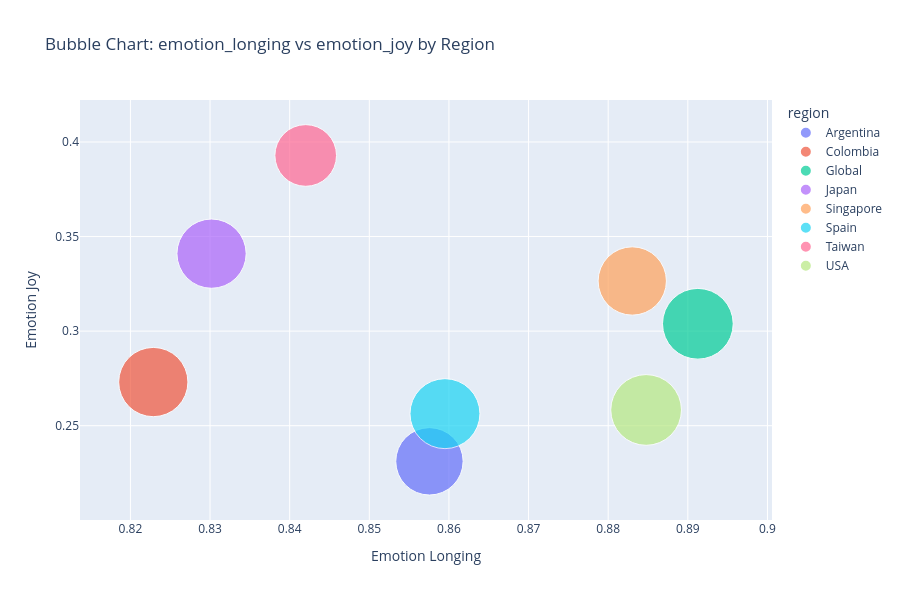

The cell this chart's notebook holds for it:
### Code cell
# Bubble Chart: Compare two emotions across regions
emotion_cols_list = list(emotion_cols)

# Use first two emotions for comparison
emotion1, emotion2 = emotion_cols_list[0], emotion_cols_list[1]

# Group by region and calculate mean scores + count of rows
bubble_means = df.groupby('region')[[emotion1, emotion2]].mean().reset_index()
bubble_counts = df.groupby('region').size().reset_index(name='song_count')
bubble_data = bubble_means.merge(bubble_counts, on='region', how='left')

fig_bubble = px.scatter(
    bubble_data,
    x=emotion1,
    y=emotion2,
    size='song_count',
    hover_data={'region': True, 'song_count': True},
    color='region',
    size_max=50,
    title=f"Bubble Chart: {emotion1} vs {emotion2} by Region",
    labels={emotion1: emotion1.replace('_', ' ').title(),
            emotion2: emotion2.replace('_', ' ').title()},
)
fig_bubble.update_layout(height=600, width=900)
fig_bubble.show()

### Figure 1 — Plotly figure (JSON) as saved in the notebook; plotly's stock layout.template omitted (floating-point values rounded to 4 significant figures)
{"data": [{"customdata": [["Argentina", 178]], "hovertemplate": "region=%{customdata[0]}<br>Emotion Longing=%{x}<br>Emotion Joy=%{y}<br>song_count=%{customdata[1]}<extra></extra>", "legendgroup": "Argentina", "marker": {"color": "#636efa", "size": [178], "sizemode": "area", "sizeref": 0.0784, "symbol": "circle"}, "mode": "markers", "name": "Argentina", "orientation": "v", "showlegend": true, "type": "scatter", "x": [0.8576], "xaxis": "x", "y": [0.2312], "yaxis": "y"}, {"customdata": [["Colombia", 188]], "hovertemplate": "region=%{customdata[0]}<br>Emotion Longing=%{x}<br>Emotion Joy=%{y}<br>song_count=%{customdata[1]}<extra></extra>", "legendgroup": "Colombia", "marker": {"color": "#EF553B", "size": [188], "sizemode": "area", "sizeref": 0.0784, "symbol": "circle"}, "mode": "markers", "name": "Colombia", "orientation": "v", "showlegend": true, "type": "scatter", "x": [0.8229], "xaxis": "x", "y": [0.2731], "yaxis": "y"}, {"customdata": [["Global", 196]], "hovertemplate": "region=%{customdata[0]}<br>Emotion Longing=%{x}<br>Emotion Joy=%{y}<br>song_count=%{customdata[1]}<extra></extra>", "legendgroup": "Global", "marker": {"color": "#00cc96", "size": [196], "sizemode": "area", "sizeref": 0.0784, "symbol": "circle"}, "mode": "markers", "name": "Global", "orientation": "v", "showlegend": true, "type": "scatter", "x": [0.8913], "xaxis": "x", "y": [0.3039], "yaxis": "y"}, {"customdata": [["Japan", 188]], "hovertemplate": "region=%{customdata[0]}<br>Emotion Longing=%{x}<br>Emotion Joy=%{y}<br>song_count=%{customdata[1]}<extra></extra>", "legendgroup": "Japan", "marker": {"color": "#ab63fa", "size": [188], "sizemode": "area", "sizeref": 0.0784, "symbol": "circle"}, "mode": "markers", "name": "Japan", "orientation": "v", "showlegend": true, "type": "scatter", "x": [0.8302], "xaxis": "x", "y": [0.341], "yaxis": "y"}, {"customdata": [["Singapore", 183]], "hovertemplate": "region=%{customdata[0]}<br>Emotion Longing=%{x}<br>Emotion Joy=%{y}<br>song_count=%{customdata[1]}<extra></extra>", "legendgroup": "Singapore", "marker": {"color": "#FFA15A", "size": [183], "sizemode": "area", "sizeref": 0.0784, "symbol": "circle"}, "mode": "markers", "name": "Singapore", "orientation": "v", "showlegend": true, "type": "scatter", "x": [0.883], "xaxis": "x", "y": [0.3265], "yaxis": "y"}, {"customdata": [["Spain", 192]], "hovertemplate": "region=%{customdata[0]}<br>Emotion Longing=%{x}<br>Emotion Joy=%{y}<br>song_count=%{customdata[1]}<extra></extra>", "legendgroup": "Spain", "marker": {"color": "#19d3f3", "size": [192], "sizemode": "area", "sizeref": 0.0784, "symbol": "circle"}, "mode": "markers", "name": "Spain", "orientation": "v", "showlegend": true, "type": "scatter", "x": [0.8595], "xaxis": "x", "y": [0.2564], "yaxis": "y"}, {"customdata": [["Taiwan", 149]], "hovertemplate": "region=%{customdata[0]}<br>Emotion Longing=%{x}<br>Emotion Joy=%{y}<br>song_count=%{customdata[1]}<extra></extra>", "legendgroup": "Taiwan", "marker": {"color": "#FF6692", "size": [149], "sizemode": "area", "sizeref": 0.0784, "symbol": "circle"}, "mode": "markers", "name": "Taiwan", "orientation": "v", "showlegend": true, "type": "scatter", "x": [0.842], "xaxis": "x", "y": [0.3929], "yaxis": "y"}, {"customdata": [["USA", 196]], "hovertemplate": "region=%{customdata[0]}<br>Emotion Longing=%{x}<br>Emotion Joy=%{y}<br>song_count=%{customdata[1]}<extra></extra>", "legendgroup": "USA", "marker": {"color": "#B6E880", "size": [196], "sizemode": "area", "sizeref": 0.0784, "symbol": "circle"}, "mode": "markers", "name": "USA", "orientation": "v", "showlegend": true, "type": "scatter", "x": [0.8848], "xaxis": "x", "y": [0.2583], "yaxis": "y"}], "layout": {"height": 600, "legend": {"itemsizing": "constant", "title": {"text": "region"}, "tracegroupgap": 0}, "title": {"text": "Bubble Chart: emotion_longing vs emotion_joy by Region"}, "width": 900, "xaxis": {"anchor": "y", "domain": [0, 1], "title": {"text": "Emotion Longing"}}, "yaxis": {"anchor": "x", "domain": [0, 1], "title": {"text": "Emotion Joy"}}}}
